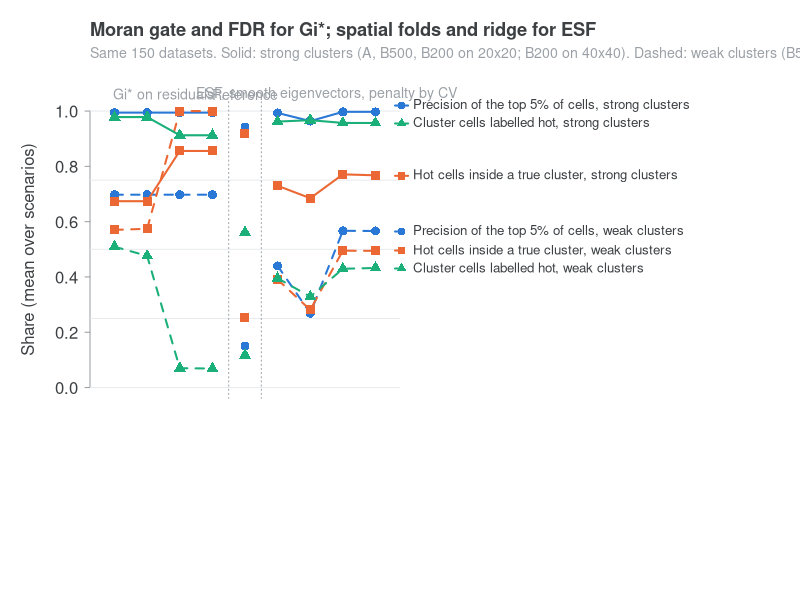

Write the R code that produced this figure. (Note: this script raises an error after producing the figure.)
# Figure for simulation/13_gate_and_cv.R (same layout as fig12_penalty_choice) -------------
# Run from the repo root: Rscript simulation/14_gate_and_cv_figure.R
# Writes simulation/figures/fig13_gate_and_cv.png
#
# The current ESF rule (|z|^-2, all eigenvectors) is added from experiment 10 for reference.

x13 <- read.csv("simulation/results/13_gate_and_cv.csv", stringsAsFactors = FALSE)
x10 <- read.csv("simulation/results/10_penalty_rules.csv", stringsAsFactors = FALSE)
x10 <- x10[x10$label == "z^-2" & x10$cand == "all", ]
x10 <- data.frame(k = x10$k, scenario = x10$scenario, rep = x10$rep,
                  method = "ESF current rule (|z|^-2, all)", n_hot = x10$n_hot,
                  label_precision = x10$label_precision, sensitivity = x10$sensitivity,
                  prec_top = x10$prec_excess)
x <- rbind(x13[, names(x10)], x10)
x$cfg <- paste0(x$k, "x", x$k, " ", x$scenario)
mean_na <- function(z) if (all(is.na(z))) NA else mean(z, na.rm = TRUE)
DARK <- "#3C4043"; GREY <- "#9AA0A6"; LIGHT <- "#E8EAED"
COL <- c(top = "#2a78d6", inside = "#eb6834", found = "#1baf7a")
PCH <- c(top = 16, inside = 15, found = 17)

meth <- c("Gi*", "Gi* + gate", "Gi* + FDR", "Gi* + gate + FDR",
          "ESF current rule (|z|^-2, all)",
          "ESF Lasso, random folds", "ESF Lasso, spatial folds",
          "ESF ridge, random folds", "ESF ridge, spatial folds")
mlab <- c("Gi*", "Gi* + Moran gate", "Gi* + FDR", "Gi* + Moran gate + FDR",
          "ESF, current rule", "ESF Lasso, CV random folds", "ESF Lasso, CV spatial folds",
          "ESF ridge, CV random folds", "ESF ridge, CV spatial folds")
blocks <- list(1:4, 5, 6:9)
strong <- c("20x20 A", "20x20 B500", "20x20 B200", "40x40 B200")
weak   <- c("20x20 B50", "40x40 B50")
nulls  <- c("20x20 C", "20x20 N", "40x40 C")

val <- function(col, cfgs) sapply(meth, function(mm) mean_na(sapply(cfgs, function(cf)
  mean_na(x[[col]][x$cfg == cf & x$method == mm]))))
M <- list(
  top    = list(s = val("prec_top", strong), w = val("prec_top", weak), lab = "Precision of the top 5% of cells"),
  inside = list(s = val("label_precision", strong), w = val("label_precision", weak), lab = "Hot cells inside a true cluster"),
  found  = list(s = val("sensitivity", strong), w = val("sensitivity", weak), lab = "Cluster cells labelled hot"))
fp <- sapply(meth, function(mm) mean_na(sapply(nulls, function(cf) {
  d <- x[x$cfg == cf & x$method == mm, ]; 100 * mean(d$n_hot / d$k^2) })))

png("simulation/figures/fig13_gate_and_cv.png", 2200, 1450, res = 150, pointsize = 10)
layout(matrix(1:2, 2), heights = c(3, 1.3))
par(family = "sans", col.axis = DARK, col.lab = DARK, fg = GREY, las = 1, tcl = -0.25,
    mgp = c(2.6, 0.6, 0), oma = c(0, 0, 0, 19))
xs <- seq_along(meth); sep <- c(4.5, 5.5)

par(mar = c(1, 4.5, 5, 1))
plot(NA, xlim = c(0.6, length(meth) + 0.4), ylim = c(0, 1), xaxt = "n", bty = "n",
     xlab = "", ylab = "Share (mean over scenarios)")
abline(h = seq(0, 1, 0.25), col = LIGHT); abline(v = sep, col = GREY, lty = 3)
for (j in names(M)) for (part in c("w", "s")) {
  y <- M[[j]][[part]]; lt <- if (part == "s") 1 else 2; ok <- !is.na(y)
  for (blk in blocks) { b <- blk[ok[blk]]; if (length(b) > 1) lines(b, y[b], col = COL[j], lwd = 2, lty = lt) }
  points(xs[ok], y[ok], pch = PCH[j], col = COL[j], cex = 1.2)
}
text(c(2.5, 5, 7.5), 1.06, c("Gi* on residuals", "Reference", "ESF, smooth eigenvectors, penalty by CV"),
     col = GREY, cex = 0.85, xpd = NA)
ends <- sapply(names(M), function(j) c(M[[j]]$s[length(meth)], M[[j]]$w[length(meth)]))
labs <- c(t(outer(sapply(M, `[[`, "lab"), c(", strong clusters", ", weak clusters"), paste0)))
yv <- c(ends); o <- order(yv); yl <- yv[o]
for (i in seq_along(yl)[-1]) yl[i] <- max(yl[i], yl[i - 1] + 0.065)
yl <- yl - max(0, max(yl) - 1.02)
jj <- rep(names(M), each = 2)[o]; ss <- rep(c(1, 2), 3)[o]
xe <- length(meth) + 0.6
par(xpd = NA)
for (i in seq_along(yl)) {
  segments(xe, yl[i], xe + 0.4, yl[i], col = COL[jj[i]], lwd = 2, lty = ss[i])
  points(xe + 0.2, yl[i], pch = PCH[jj[i]], col = COL[jj[i]], cex = 1)
  text(xe + 0.55, yl[i], labs[o][i], adj = 0, cex = 0.8, col = DARK)
}
par(xpd = FALSE)
mtext("Moran gate and FDR for Gi*; spatial folds and ridge for ESF", side = 3, line = 3, adj = 0, font = 2, col = DARK, cex = 1.1)
mtext("Same 150 datasets. Solid: strong clusters (A, B500, B200 on 20x20; B200 on 40x40). Dashed: weak clusters (B50 on 20x20 and 40x40). Higher is better.",
      side = 3, line = 1.9, adj = 0, col = GREY, cex = 0.85)

par(mar = c(9, 4.5, 3, 1))
plot(NA, xlim = c(0.6, length(meth) + 0.4), ylim = c(0, 6), xaxt = "n", bty = "n", xlab = "", ylab = "% of cells")
abline(h = seq(0, 6, 2), col = LIGHT); abline(v = sep, col = GREY, lty = 3)
rect(xs - 0.3, 0, xs + 0.3, fp, col = DARK, border = NA)
text(xs, fp, sprintf("%.1f", fp), pos = 3, cex = 0.8, col = DARK, xpd = NA)
axis(1, at = xs, labels = FALSE)
text(xs, -0.9, mlab, srt = 30, adj = 1, xpd = NA, cex = 0.85, col = DARK)
mtext("Cells labelled hot when there are no clusters", side = 3, line = 1.4, adj = 0, font = 2, col = DARK)
mtext("Mean of scenarios C (20x20), N (20x20) and C (40x40). Lower is better.", side = 3, line = 0.4, adj = 0, col = GREY, cex = 0.85)
dev.off()
message("written: fig13_gate_and_cv.png")
